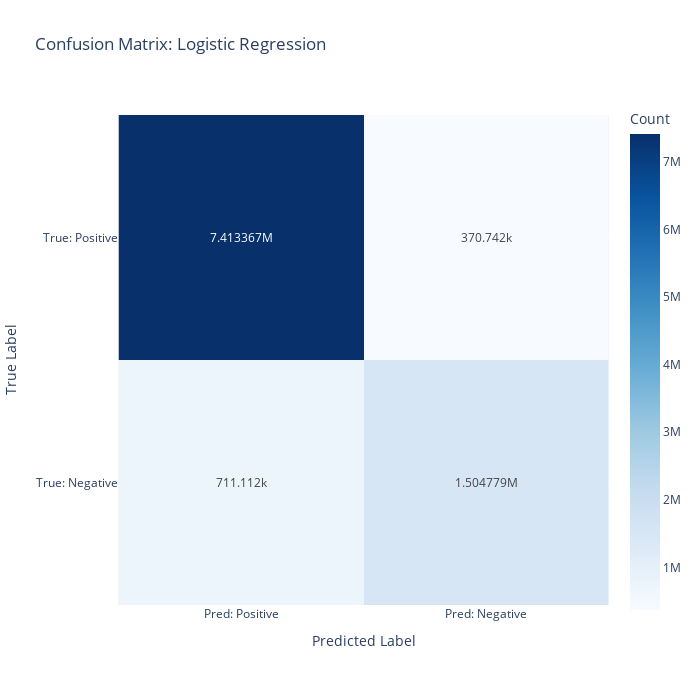

Write notebook code for a chart like this one.
### Code cell
fig: Figure = plot_confusion_matrix(result)
fig.show()

### Figure 1 — Plotly figure (JSON) as saved in the notebook; plotly's stock layout.template omitted (floating-point values rounded to 4 significant figures)
{"data": [{"coloraxis": "coloraxis", "hovertemplate": "x: %{x}<br>y: %{y}<br>Count: %{z}<extra></extra>", "name": "0", "texttemplate": "%{z}", "type": "heatmap", "x": ["Pred: Positive", "Pred: Negative"], "xaxis": "x", "y": ["True: Positive", "True: Negative"], "yaxis": "y", "z": [[7413367, 370742], [711112, 1504779]]}], "layout": {"coloraxis": {"colorbar": {"title": {"text": "Count"}}, "colorscale": [[0, "rgb(247,251,255)"], [0.125, "rgb(222,235,247)"], [0.25, "rgb(198,219,239)"], [0.375, "rgb(158,202,225)"], [0.5, "rgb(107,174,214)"], [0.625, "rgb(66,146,198)"], [0.75, "rgb(33,113,181)"], [0.875, "rgb(8,81,156)"], [1, "rgb(8,48,107)"]]}, "height": 700, "title": {"text": "Confusion Matrix: Logistic Regression"}, "width": 700, "xaxis": {"anchor": "y", "constrain": "domain", "domain": [0, 1], "scaleanchor": "y", "title": {"text": "Predicted Label"}}, "yaxis": {"anchor": "x", "autorange": "reversed", "constrain": "domain", "domain": [0, 1], "title": {"text": "True Label"}}}}
